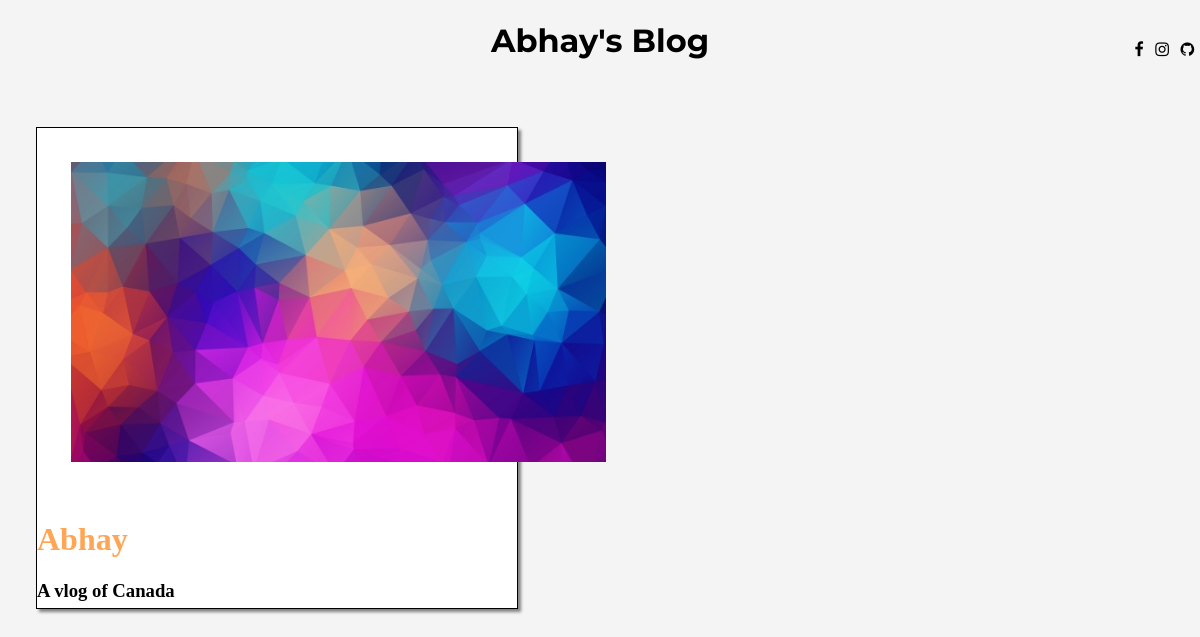
The page / on the database its author committed.
### Blog/models.py (models this page shows, shortened)
class Post(models.Model):
    author = models.ForeignKey('auth.user',on_delete=models.CASCADE)
    post_title = models.CharField(max_length=1000)
    post_about = models.CharField(max_length=2000)
    post_description = models.CharField(max_length=1000)
    post_body = models.TextField()
    post_photo = models.FileField(blank=True,null=True)
    published_date = models.DateTimeField(null=True , blank=True)
    created_date = models.DateTimeField(default=timezone.now)

### Blog/views.py (the view)
# urls.py: path('',views.post_list,name="post"),
def post_list(request):
    posts = Post.objects.filter(published_date__lte=timezone.now()).order_by('created_date')
    return render(request, 'Blog/index.html', {'posts': posts})

### Blog/templates/blog/index.html (shortened to what this page needs)
{% extends 'blog/base.html' %}
{% load static %}
    {% block headerfiles %}
    <link rel="stylesheet" href="{%static 'css/style.css'%}">
    <link rel="stylesheet" href="{%static 'css/animate.css' %}">
    <link rel="stylesheet" href="https://cdnjs.cloudflare.com/ajax/libs/animate.css/3.7.0/animate.css">
    <link rel="stylesheet" href="https://cdnjs.cloudflare.com/ajax/libs/font-awesome/4.7.0/css/font-awesome.min.css">
    {% endblock %}
{% block navbar %}
<div id="Heading">
    <h1 class="animated fadeInUp">Abhay's Blog</h1>
    <ul>
        <li>
            <i class="fa fa-github"></i>
        </li>
        <li>
            <i class="fa fa-instagram"></i>
        </li>
        <li>
            <i class="fa fa-facebook"></i>
        </li>
    </ul>
</div>
{% endblock %}
{% block body %}
    <div id="main-box">
        {% for post in posts %}
        <div class="in-box animated fadeInUp">
            <a href="{% url 'post_details' pk=post.pk %}">
            <img src="{{post.post_photo.url}}" class="article-img">
            <h1>{{post.post_title}}</h1>
                <h3>{{post.post_about}}</h3>
            </a>
        </div>
        {%endfor%}
    </div>
{% endblock %}

### Blog/static/css/style.css (style rules this page uses)
body,html { margin: 0; padding: 0; background: #f4f4f4; cursor: url("../images/cursor.png"),auto; }
#Heading { height: 70px; text-align: center; font-family: 'Montserrat', sans-serif; }
.article-img { height:300px; margin: 7%; }
.in-box { border: 1px solid black; width: 25%; margin: 3%; background: #ffffff; box-shadow: 3px 3px 3px gray; animation-delay: 1.3s; }
#main-box .in-box { height: 480px; float: left; }
a { text-decoration: none; color: #FFA656; }
a h3 { color: black; }
#Heading ul li { display: inline; float: right; padding: 0.5%; }
ul { margin-top: -3.5%; }
@media (max-device-width: 1024px) { .in-box { width: 40%; } }
@media (max-device-width: 1024px) { ul { margin-top: -4%; } }

### rows shown on the page
Post: post_photo (picture), post_title "Abhay", post_about "A vlog of Canada"
